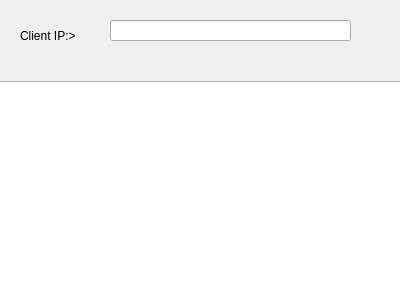
<?xml version="1.0" encoding="UTF-8"?>
<ui version="4.0">
 <class>ProcessesChecker</class>
 <widget class="QWidget" name="ProcessesChecker">
  <property name="geometry">
   <rect>
    <x>0</x>
    <y>0</y>
    <width>400</width>
    <height>300</height>
   </rect>
  </property>
  <property name="windowTitle">
   <string>Form</string>
  </property>
  <widget class="QLabel" name="ProcessesCheckLabel">
   <property name="geometry">
    <rect>
     <x>20</x>
     <y>20</y>
     <width>121</width>
     <height>31</height>
    </rect>
   </property>
   <property name="text">
    <string>Client IP:&gt; </string>
   </property>
  </widget>
  <widget class="QLineEdit" name="ProcessesCheckEdit">
   <property name="geometry">
    <rect>
     <x>110</x>
     <y>20</y>
     <width>241</width>
     <height>21</height>
    </rect>
   </property>
  </widget>
  <widget class="QTextBrowser" name="ProcessesCheckBrowser">
   <property name="geometry">
    <rect>
     <x>-5</x>
     <y>81</y>
     <width>411</width>
     <height>221</height>
    </rect>
   </property>
  </widget>
 </widget>
 <resources/>
 <connections/>
</ui>
